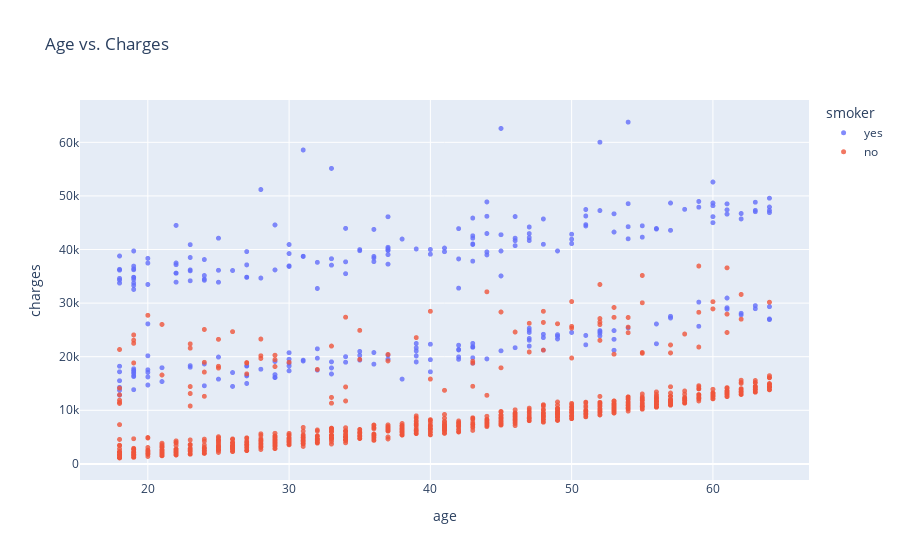

The notebook cell saved with this chart:
### Code cell
# we can also add another variable by hover_data
fig = px.scatter(data, 
                 x='age', 
                 y='charges', 
                 color='smoker', 
                 opacity=0.8, 
                 hover_data=['sex'], 
                 title='Age vs. Charges')
fig.update_traces(marker_size=5)
fig.show()

### Figure 1 — Plotly figure (JSON) as saved in the notebook; plotly's stock layout.template omitted (floating-point values rounded to 4 significant figures; data arrays with more than 128 entries replaced by an {"elided": "..."} marker saying what was removed)
{"data": [{"customdata": {"elided": "274x1 str values"}, "hovertemplate": "smoker=yes<br>age=%{x}<br>charges=%{y}<br>sex=%{customdata[0]}<extra></extra>", "legendgroup": "yes", "marker": {"color": "#636efa", "opacity": 0.8, "size": 5, "symbol": "circle"}, "mode": "markers", "name": "yes", "showlegend": true, "type": "scattergl", "x": {"elided": "274 int values"}, "xaxis": "x", "y": {"elided": "274 float values"}, "yaxis": "y"}, {"customdata": {"elided": "1064x1 str values"}, "hovertemplate": "smoker=no<br>age=%{x}<br>charges=%{y}<br>sex=%{customdata[0]}<extra></extra>", "legendgroup": "no", "marker": {"color": "#EF553B", "opacity": 0.8, "size": 5, "symbol": "circle"}, "mode": "markers", "name": "no", "showlegend": true, "type": "scattergl", "x": {"elided": "1064 int values"}, "xaxis": "x", "y": {"elided": "1064 float values"}, "yaxis": "y"}], "layout": {"autosize": true, "legend": {"title": {"text": "smoker"}, "tracegroupgap": 0}, "title": {"text": "Age vs. Charges"}, "xaxis": {"anchor": "y", "autorange": true, "domain": [0, 1], "range": [15.25, 66.75], "title": {"text": "age"}, "type": "linear"}, "yaxis": {"anchor": "x", "autorange": true, "domain": [0, 1], "range": [-3755.0, 68650.0], "title": {"text": "charges"}, "type": "linear"}}}
